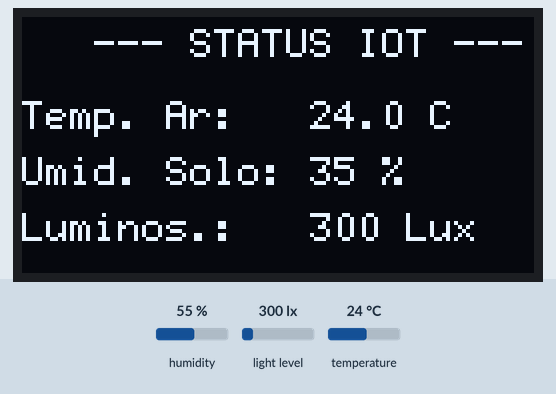
Bench run of a sketch on a simulated ESP32. Parts: 128×64 one-colour display. The test bench sets the inputs (shaded band); at power-on: humidity 55 %, light level 300 lx, temperature 24 °C. WiFi joins after 1.5 s; servers stay silent unless stated; random numbers use the default seed unless the sketch sets one; no MQTT or app messages arrive unless stated; not simulated (calls return 0 or success): secrets.h; what the sketch prints to the serial monitor is not drawn.

Above: at 3.1 s.

The sketch:

teste.ino
```cpp
#include <WiFi.h>
#include <WiFiClientSecure.h>
#include <PubSubClient.h>
#include <ArduinoJson.h>
#include <Wire.h>
#include <BH1750.h>
#include "DHT.h"
#include <U8g2lib.h> // Biblioteca para o Display OLED 1.3"
#include "secrets.h"

// --- CONFIGURAÇÃO DO DISPLAY OLED 1.3" (SSH1106) ---
U8G2_SH1106_128X64_NONAME_F_HW_I2C u8g2(U8G2_R0, /* reset=*/ U8X8_PIN_NONE);

// --- CONFIGURAÇÕES DE REDE ---
const char* ssid = SECRET_SSID;
const char* password = SECRET_PASS;

// --- CONFIGURAÇÕES DO HIVEMQ CLOUD ---
const char* mqtt_server = SECRET_URL_MQTT;
const int mqtt_port = 8883;
const char* mqtt_user = SECRET_MQTT_USER;
const char* mqtt_pass = SECRET_MQTT_PASS;
const char* mqtt_topic = "planta/sensores";

// --- CONFIGURAÇÕES DOS SENSORES ---
#define DHTPIN 23
#define DHTTYPE DHT22
DHT dht(DHTPIN, DHTTYPE);
BH1750 lightMeter;
#define SOIL_PIN 34
const int VALOR_SECO = 2592;
const int VALOR_MOLHADO = 1071;

// --- VARIÁVEIS GLOBAIS ---
WiFiClientSecure espClient;
PubSubClient client(espClient);
unsigned long lastMsg = 0;
unsigned long tempoTrocaTela = 0;

// Variáveis de armazenamento das leituras
float umidadeAr = 0.0;
float temperatura = 0.0;
float lux = 0.0;
int umidadeSoloPct = 0;
String humorAtual = "FELIZ";
int telaAtual = 0; // 0 = Carinha, 1 = Status dos Sensores

// --- FUNÇÕES GRÁFICAS DO DISPLAY ---

void desenharCarinhaFeliz() {
  u8g2.drawFrame(38, 18, 6, 6);
  u8g2.drawFrame(84, 18, 6, 6);
  u8g2.drawCircle(64, 32, 12, U8G2_DRAW_LOWER_LEFT | U8G2_DRAW_LOWER_RIGHT);
}

void desenharCarinhaSede() {
  u8g2.drawLine(35, 15, 45, 22);
  u8g2.drawLine(93, 15, 83, 22);
  u8g2.drawFrame(38, 22, 6, 4);
  u8g2.drawFrame(84, 22, 6, 4);
  u8g2.drawCircle(64, 45, 8, U8G2_DRAW_UPPER_LEFT | U8G2_DRAW_UPPER_RIGHT);
  u8g2.setFont(u8g2_font_6x10_tf);
  u8g2.drawStr(24, 60, "Sede.. Me rega?");
}

void desenharCarinhaCalor() {
  u8g2.drawLine(35, 16, 45, 24); u8g2.drawLine(35, 24, 45, 16);
  u8g2.drawLine(93, 16, 83, 24); u8g2.drawLine(93, 24, 83, 16);
  u8g2.drawCircle(64, 40, 5);
  u8g2.setFont(u8g2_font_6x10_tf);
  u8g2.drawStr(26, 58, "Muito quente!");
}

void gerenciarDisplay(String statusConexao) {
  u8g2.clearBuffer();

  if (statusConexao == "CONECTANDO") {
    u8g2.setFont(u8g2_font_6x12_tf);
    u8g2.drawStr(15, 25, "Conectando WiFi...");

    static int barra = 10;
    u8g2.drawFrame(15, 40, 98, 10);
    u8g2.drawBox(17, 42, barra, 6);
    barra = (barra + 5) % 95;
  }
  else {
    // Alterna entre Carinha e Dados numéricos a cada 3 segundos (3000 ms)
    if (millis() - tempoTrocaTela > 3000) {
      tempoTrocaTela = millis();
      telaAtual = (telaAtual == 0) ? 1 : 0;
    }

    if (telaAtual == 0) {
      // Exibe a expressão baseada no humor atual calculado
      if (humorAtual == "SEDE") desenharCarinhaSede();
      else if (humorAtual == "MUITO_SOL") desenharCarinhaCalor();
      else desenharCarinhaFeliz();
    }
    else {
      // Exibe o painel de métricas em tempo real
      u8g2.setFont(u8g2_font_6x12_tf);
      u8g2.drawStr(18, 10, "--- STATUS IOT ---");

      char bufferStr[25];

      sprintf(bufferStr, "Temp. Ar:   %.1f C", temperatura);
      u8g2.drawStr(0, 28, bufferStr);

      sprintf(bufferStr, "Umid. Solo: %d %%", umidadeSoloPct);
      u8g2.drawStr(0, 42, bufferStr);

      sprintf(bufferStr, "Luminos.:   %.0f Lux", lux);
      u8g2.drawStr(0, 56, bufferStr);
    }
  }

  u8g2.sendBuffer();
}

void setup_wifi() {
  delay(10);
  Serial.println("\nConectando ao Wi-Fi...");
  WiFi.begin(ssid, password);

  while (WiFi.status() != WL_CONNECTED) {
    gerenciarDisplay("CONECTANDO");
    delay(150);
    Serial.print(".");
  }
  Serial.println("\nWi-Fi conectado!");
}

void reconnect() {
  while (!client.connected()) {
    Serial.print("Tentando conexão MQTT...");
    String clientId = "ESP32Planta-";
    clientId += String(random(0xffff), HEX);

    if (client.connect(clientId.c_str(), mqtt_user, mqtt_pass)) {
      Serial.println("Conectado ao HiveMQ!");
    } else {
      delay(5000);
    }
  }
}

void setup() {
  Serial.begin(115200);

  Wire.begin();

  if (lightMeter.begin(BH1750::CONTINUOUS_HIGH_RES_MODE)) {
    Serial.println(F("BH1750 inicializado com sucesso!"));
  } else {
    Serial.println(F("Erro ao iniciar o BH1750! Verifique os fios."));
  }

  u8g2.begin();

  dht.begin();
  pinMode(SOIL_PIN, INPUT);

  setup_wifi();
  espClient.setInsecure();
  client.setServer(mqtt_server, mqtt_port);

  // Realiza uma leitura inicial no setup para o display não começar zerado
  temperatura = dht.readTemperature();
  umidadeAr = dht.readHumidity();
  lux = lightMeter.readLightLevel();
  int valorBrutoSolo = analogRead(SOIL_PIN);
  umidadeSoloPct = map(valorBrutoSolo, VALOR_SECO, VALOR_MOLHADO, 0, 100);
  umidadeSoloPct = constrain(umidadeSoloPct, 0, 100);
}

void loop() {
  if (!client.connected()) {
    reconnect();
  }
  client.loop();

  // Mantém o display rodando as animações/telas em tempo real continuamente
  if (WiFi.status() == WL_CONNECTED) {
    gerenciarDisplay("OK");
  }

  unsigned long now = millis();
  if (now - lastMsg > 300000) { // Envia dados ao servidor a cada 5 minutos (300000 ms)
    lastMsg = now;

    umidadeAr = dht.readHumidity();
    temperatura = dht.readTemperature();
    lux = lightMeter.readLightLevel();
    int valorBrutoSolo = analogRead(SOIL_PIN);

    umidadeSoloPct = map(valorBrutoSolo, VALOR_SECO, VALOR_MOLHADO, 0, 100);
    umidadeSoloPct = constrain(umidadeSoloPct, 0, 100);

    if (isnan(umidadeAr) || isnan(temperatura)) {
      return;
    }

    // Recalcula o humor que altera o desenho da carinha do display
    if (umidadeSoloPct < 20) {
      humorAtual = "SEDE";
    } else if (lux > 1500) {
      humorAtual = "MUITO_SOL";
    } else {
      humorAtual = "FELIZ";
    }

    StaticJsonDocument<200> doc;
    doc["temperatura"] = temperatura;
    doc["umidadeAr"] = umidadeAr;
    doc["luminosidade"] = lux;
    doc["umidadeSolo"] = umidadeSoloPct;

    char buffer[200];
    serializeJson(doc, buffer);
    client.publish(mqtt_topic, buffer);
  }
}
```

Measured:
- what the display in image 0 shows lasts 3.0 s, from 3.0 s to 6.0 s
